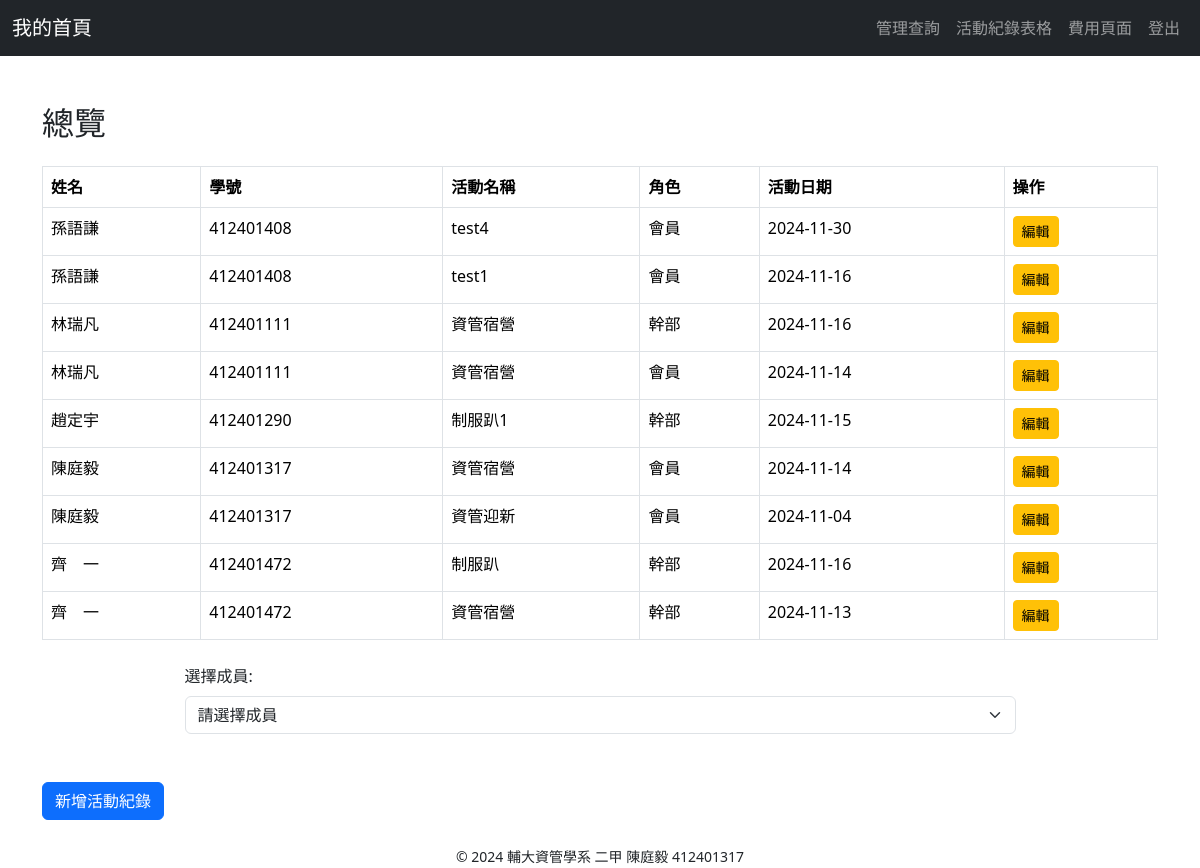
Page /activities.php (signed in) on the committed database.
### tables this page shows
CREATE TABLE `activity_logs` (
  `id` int(11) NOT NULL,
  `member_id` int(11) NOT NULL,
  `activity_name` varchar(100) DEFAULT NULL,
  `role` enum('幹部','會員') DEFAULT '會員',
  `activity_date` date DEFAULT curdate()
);

CREATE TABLE `members` (
  `id` int(11) NOT NULL,
  `name` varchar(50) NOT NULL,
  `student_id` varchar(20) NOT NULL,
  `contact_info` varchar(100) DEFAULT NULL,
  `enrollment_year` year(4) DEFAULT NULL,
  `position` varchar(50) DEFAULT NULL,
  `created_at` timestamp NOT NULL DEFAULT current_timestamp()
);

### activities.php (the view, shortened to what this page needs)
<?php
require_once 'db.php';
$overview_query = "
    SELECT a.id AS activity_id, m.name AS member_name, m.student_id,
           a.activity_name, a.role, a.activity_date
    FROM activity_logs a
    JOIN members m ON a.member_id = m.id
    ORDER BY m.name, a.activity_date DESC
";
$overview_result = $conn->query($overview_query);
?>
<!DOCTYPE html>
<html lang="en">
<head>
    <link href="https://cdn.jsdelivr.net/npm/bootstrap@5.3.3/dist/css/bootstrap.min.css" rel="stylesheet">
</head>
<body>
<?php include 'navbar.php'; ?>
<div class="container mt-5">
    <h2 class="mt-4">總覽</h2>
    <table class="table table-bordered mt-4">
        <thead>
            <tr>
                <th>姓名</th>
                <th>學號</th>
                <th>活動名稱</th>
                <th>角色</th>
                <th>活動日期</th>
                <th>操作</th>
            </tr>
        </thead>
        <tbody>
            <?php while ($row = $overview_result->fetch_assoc()): ?>
                <tr>
                    <td><?= htmlspecialchars($row['member_name']) ?></td>
                    <td><?= htmlspecialchars($row['student_id']) ?></td>
                    <td><?= htmlspecialchars($row['activity_name']) ?></td>
                    <td><?= htmlspecialchars($row['role']) ?></td>
                    <td><?= htmlspecialchars($row['activity_date']) ?></td>
                    <td>
                        <button class="btn btn-warning btn-sm" data-bs-toggle="modal" data-bs-target="#editActivityModal"
                                data-activity-id="<?= $row['activity_id'] ?>"
                                data-activity-name="<?= htmlspecialchars($row['activity_name']) ?>"
                                data-role="<?= htmlspecialchars($row['role']) ?>"
                                data-activity-date="<?= htmlspecialchars($row['activity_date']) ?>">
                            編輯
                        </button>
                    </td>
                </tr>
            <?php endwhile; ?>
        </tbody>
    </table>
</div>
 <div class="container mt-4">
    <form action="activities.php" method="GET" class="mb-4">
        <div class="row justify-content-center">
            <div class="col-md-9">
                <label for="member_id" class="form-label">選擇成員:</label>
                <select name="member_id" id="member_id" class="form-select" onchange="this.form.submit()">
                    <option value="">請選擇成員</option>
                </select>
            </div>
        </div>
    </form>
</div>
    <div class="container mt-4">
    <button class="btn btn-primary mt-4" data-bs-toggle="modal" data-bs-target="#addActivityModal">新增活動紀錄</button>
    </div>
</body>
<footer class="text-center mt-4">
    <small>&copy; 2024 輔大資管學系 二甲 陳庭毅 412401317</small>
</footer>
</html>

### rows in the picture
activity_logs: member.name "孫語謙", member.student_id "412401408", activity_name "test4", role "會員", activity_date "2024-11-30"
activity_logs: member.name "孫語謙", member.student_id "412401408", activity_name "test1", role "會員", activity_date "2024-11-16"
activity_logs: member.name "林瑞凡", member.student_id "412401111", activity_name "資管宿營", role "幹部", activity_date "2024-11-16"
activity_logs: member.name "林瑞凡", member.student_id "412401111", activity_name "資管宿營", role "會員", activity_date "2024-11-14"
activity_logs: member.name "趙定宇", member.student_id "412401290", activity_name "制服趴1", role "幹部", activity_date "2024-11-15"
activity_logs: member.name "陳庭毅", member.student_id "412401317", activity_name "資管宿營", role "會員", activity_date "2024-11-14"
activity_logs: member.name "陳庭毅", member.student_id "412401317", activity_name "資管迎新", role "會員", activity_date "2024-11-04"
activity_logs: member.name "齊 一", member.student_id "412401472", activity_name "制服趴", role "幹部", activity_date "2024-11-16"
activity_logs: member.name "齊 一", member.student_id "412401472", activity_name "資管宿營", role "幹部", activity_date "2024-11-13"
